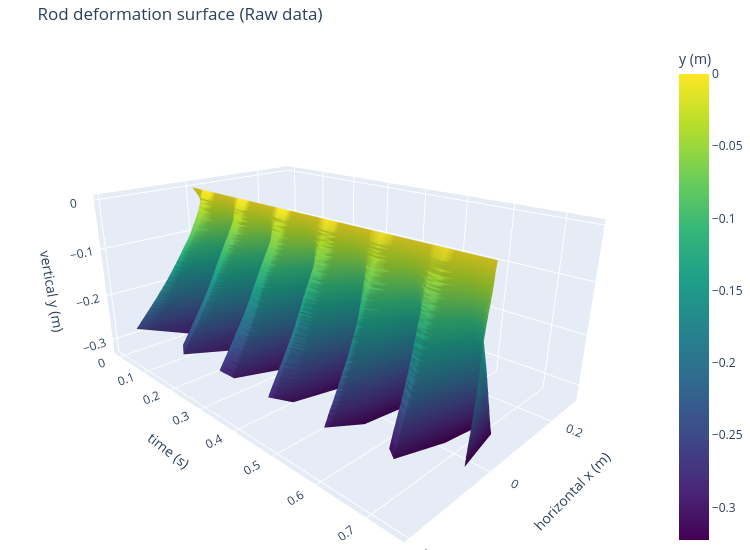

This figure's notebook cell:
### Code cell
import numpy as np
import plotly.graph_objects as go

# Subsample frames for speed (every 4th frame)
_stride = 4
_frames = np.arange(0, n_frames, _stride)
_n_pts  = N_VIDEO_PTS

# Grids: rows = spatial nodes, cols = subsampled frames
X_grid = x_m[_frames, :].T                        # (n_pts, n_t)  horizontal position
T_grid = np.tile(t_raw[_frames], (_n_pts, 1))      # (n_pts, n_t)  time
Y_grid = y_m[_frames, :].T                        # (n_pts, n_t)  vertical position

# ── Plotly 3D surface (rotatable) ─────────────────────────────────────────
fig3d = go.Figure(go.Surface(
    x=T_grid,
    y=X_grid,
    z=Y_grid,
    colorscale='viridis',
    colorbar=dict(title='y (m)'),
))
fig3d.update_layout(
    title='Rod deformation surface (Raw data)',
    scene=dict(
        xaxis_title='time (s)',
        yaxis_title='horizontal x (m)',
        zaxis_title='vertical y (m)',
        camera=dict(eye=dict(x=1.5, y=-1.5, z=0.8))
    ),
    width=750, height=550, margin=dict(l=0, r=0, t=40, b=0)
)
fig3d.show()

# ── Static Matplotlib version (saved to file) ─────────────────────────────
# fig2, ax2 = plt.subplots(figsize=(8, 5), dpi=100,
#                           subplot_kw=dict(projection='3d'))
# ax2.plot_surface(X_grid, T_grid, Y_grid,
#                  cmap='viridis', linewidth=0, antialiased=True, alpha=0.85)
# ax2.set_xlabel('Horizontal x (m)')
# ax2.set_ylabel('Time (s)')
# ax2.set_zlabel('Vertical y (m)')
# ax2.set_title('Rod deformation surface')
# plt.tight_layout()
# plt.savefig('../Figure_1.png', dpi=150, bbox_inches='tight')
# plt.show()

### Figure 1 — Plotly figure (JSON) as saved in the notebook; plotly's stock layout.template omitted (floating-point values rounded to 4 significant figures; data arrays with more than 128 entries replaced by an {"elided": "..."} marker saying what was removed)
{"data": [{"colorbar": {"title": {"text": "y (m)"}}, "colorscale": [[0, "#440154"], [0.1111, "#482878"], [0.2222, "#3e4989"], [0.3333, "#31688e"], [0.4444, "#26828e"], [0.5556, "#1f9e89"], [0.6667, "#35b779"], [0.7778, "#6ece58"], [0.8889, "#b5de2b"], [1, "#fde725"]], "type": "surface", "x": {"elided": "100x37 float values"}, "y": {"elided": "100x37 float values"}, "z": {"elided": "100x37 float values"}}], "layout": {"height": 550, "margin": {"b": 0, "l": 0, "r": 0, "t": 40}, "scene": {"camera": {"eye": {"x": 1.5, "y": -1.5, "z": 0.8}}, "xaxis": {"title": {"text": "time (s)"}}, "yaxis": {"title": {"text": "horizontal x (m)"}}, "zaxis": {"title": {"text": "vertical y (m)"}}}, "title": {"text": "Rod deformation surface (Raw data)"}, "width": 750}}
